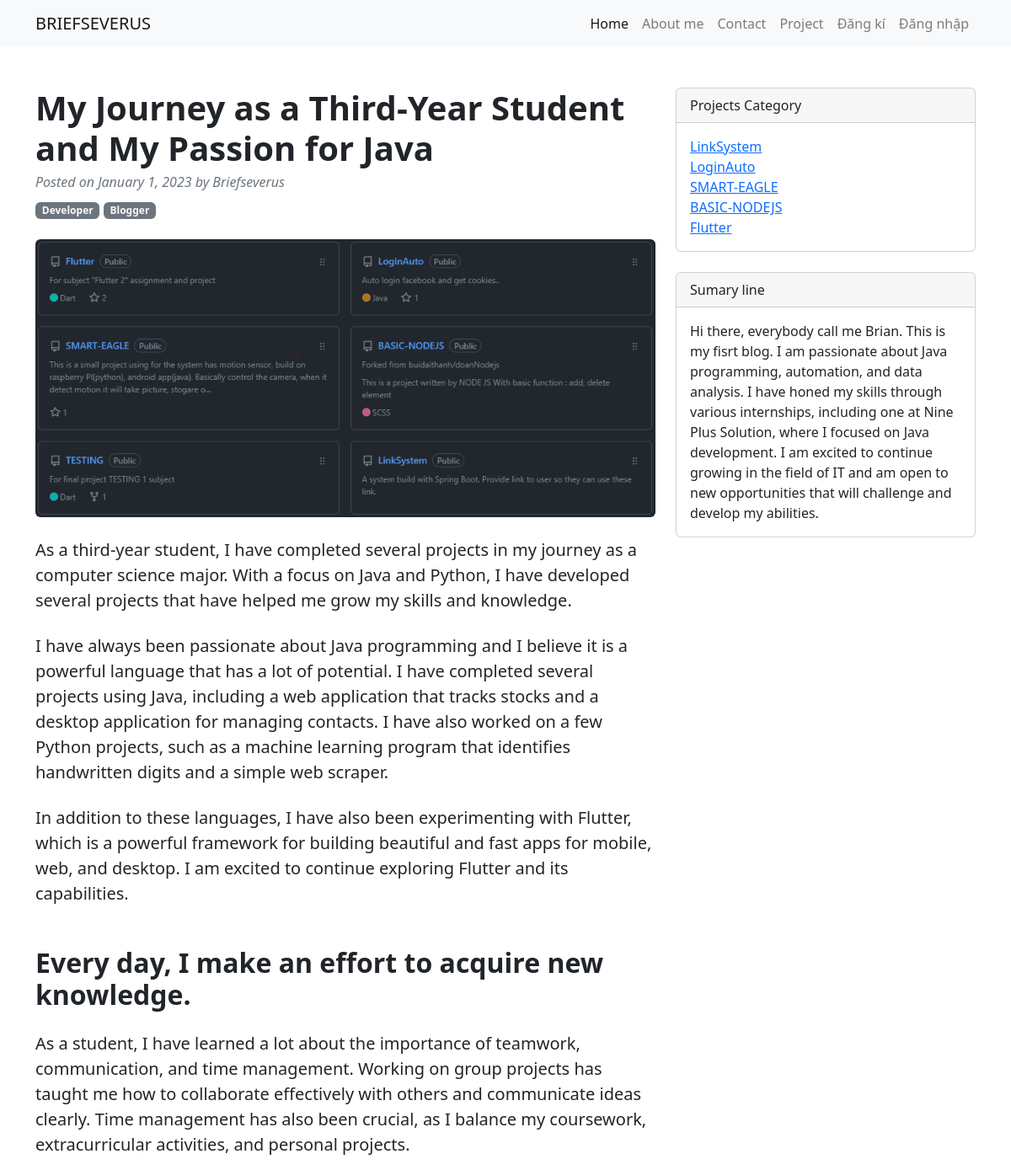
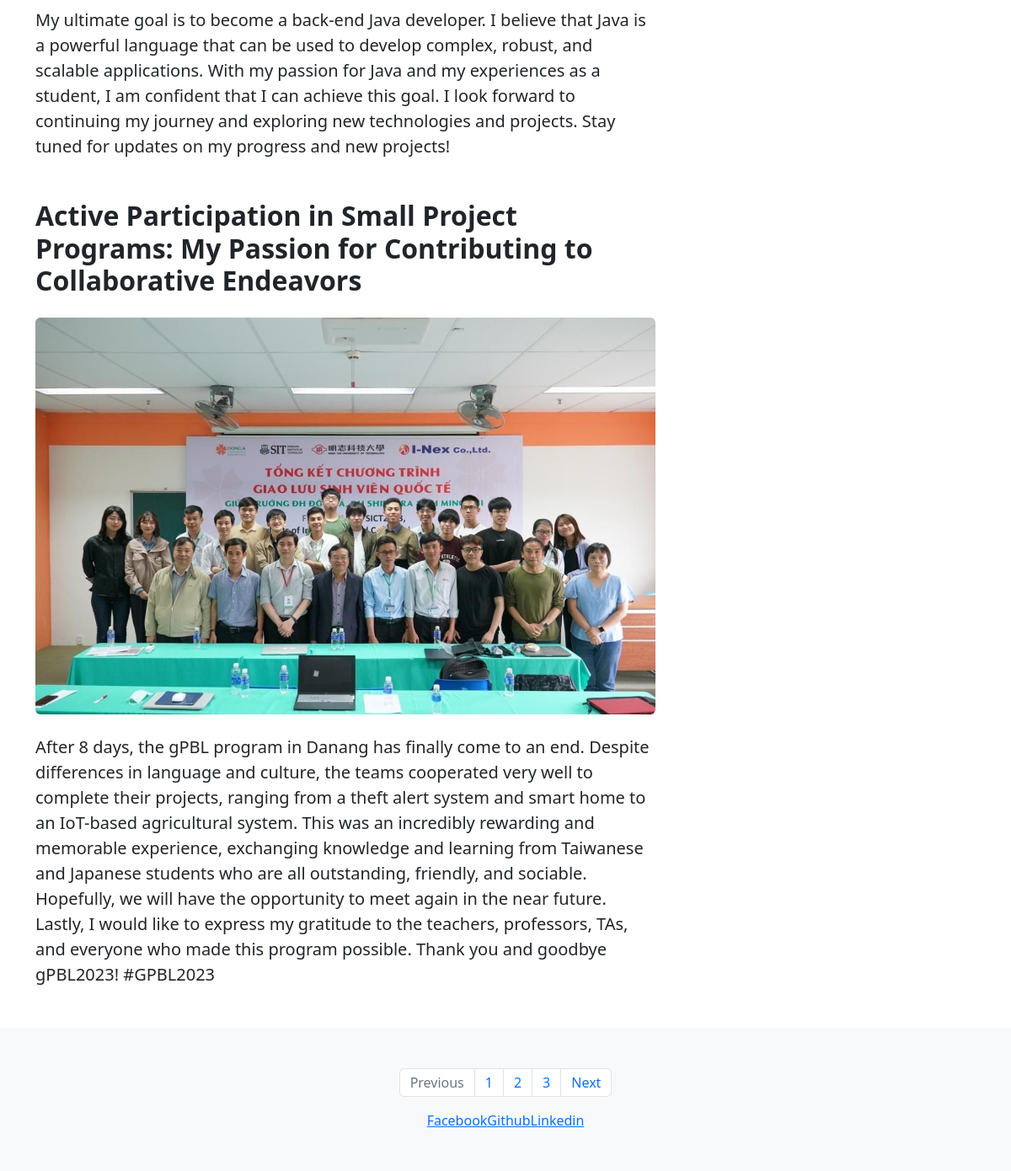
The page / on the database its author committed (2 pictures, top to bottom).
### project/models.py (models this page shows)
class pro(models.Model):
    title = models.CharField(max_length=100)
    body = models.TextField()
    language = models.TextField()
    link = models.TextField()
    imgLink = models.CharField(max_length=2550, default='default-image.jpg')
    date = models.DateTimeField(auto_now_add=True)

### home/views.py (the view)
# urls.py: path('', views.index),
def index(request):
    Data = {'Pro': pro.objects.all().order_by('language')}
    return render(request, 'pages/home.html', Data)

### home/templates/pages/home.html (shortened to what this page needs)
{% extends "pages/base.html" %}
 {% load static %}
{% block content %}
<div class="container mt-5">
            <div class="row">
                <div class="col-lg-8">
                    <article>
                        <header class="mb-4">
                            <h1 class="fw-bolder mb-1"> My Journey as a Third-Year Student and My Passion for Java</h1>
                            <div class="text-muted fst-italic mb-2">Posted on January 1, 2023 by Briefseverus</div>
                            <a class="badge bg-secondary text-decoration-none link-light" href="#!">Developer</a>
                            <a class="badge bg-secondary text-decoration-none link-light" href="#!">Blogger</a>
                        </header>
<figure class="mb-4"><img class="img-fluid rounded" src="{% static 'images/1.PNG' %}" alt="..." /></figure>
                        <section class="mb-5">
                            <p class="fs-5 mb-4">As a third-year student, I have completed several projects in my journey as a computer science major. With a focus on Java and Python, I have developed several projects that have helped me grow my skills and knowledge.</p>
                            <p class="fs-5 mb-4">I have always been passionate about Java programming and I believe it is a powerful language that has a lot of potential. I have completed several projects using Java, including a web application that tracks stocks and a desktop application for managing contacts. I have also worked on a few Python projects, such as a machine learning program that identifies handwritten digits and a simple web scraper.</p>
                            <p class="fs-5 mb-4">In addition to these languages, I have also been experimenting with Flutter, which is a powerful framework for building beautiful and fast apps for mobile, web, and desktop. I am excited to continue exploring Flutter and its capabilities.</p>
                            <h2 class="fw-bolder mb-4 mt-5">Every day, I make an effort to acquire new knowledge.</h2>
                            <p class="fs-5 mb-4">As a student, I have learned a lot about the importance of teamwork, communication, and time management. Working on group projects has taught me how to collaborate effectively with others and communicate ideas clearly. Time management has also been crucial, as I balance my coursework, extracurricular activities, and personal projects.</p>
                            <p class="fs-5 mb-4">My ultimate goal is to become a back-end Java developer. I believe that Java is a powerful language that can be used to develop complex, robust, and scalable applications. With my passion for Java and my experiences as a student, I am confident that I can achieve this goal.
I look forward to continuing my journey and exploring new technologies and projects. Stay tuned for updates on my progress and new projects!</p>
                        </section>
                                                    <h2 class="fw-bolder mb-4 mt-5">Active Participation in Small Project Programs: My Passion for Contributing to Collaborative Endeavors</h2>
                        <figure class="mb-4"><img class="img-fluid rounded" src="{% static 'images/2.PNG' %}" alt="..." /></figure>
                        <section class="mb-5">
                            <p class="fs-5 mb-4">After 8 days, the gPBL program in Danang has finally come to an end. Despite differences in language and culture, the teams cooperated very well to complete their projects, ranging from a theft alert system and smart home to an IoT-based agricultural system.
This was an incredibly rewarding and memorable experience, exchanging knowledge and learning from Taiwanese and Japanese students who are all outstanding, friendly, and sociable. Hopefully, we will have the opportunity to meet again in the near future.
Lastly, I would like to express my gratitude to the teachers, professors, TAs, and everyone who made this program possible.
Thank you and goodbye gPBL2023! #GPBL2023</p>
                        </section>
                    </article>
                </div>
                <div class="col-lg-4">
                    <div class="card mb-4">
                        <div class="card-header"> Projects Category</div>
                        <div class="card-body">
                            <div class="row">
                                <div class="col-sm-6">
                                    <ul class="list-unstyled mb-0">
                                          {% for pro in Pro %}
                                        <li><a href="/projects">{{pro.title}}</a></li>
                                         {% endfor %}
                                    </ul>
                                </div>
                            </div>
                        </div>
                    </div>
                    <div class="card mb-4">
                        <div class="card-header">Sumary line</div>
                        <div class="card-body">Hi there, everybody call me Brian. This is my fisrt blog. I am passionate about Java programming, automation, and data analysis. I have honed my skills through various internships, including one at Nine Plus Solution, where I focused on Java development. I am excited to continue growing in the field of IT and am open to new opportunities that will challenge and develop my abilities.</div>
                    </div>
                </div>
            </div>
        </div>
{% endblock %}

### home/templates/pages/base.html (shortened to what this page needs)
<!DOCTYPE html>
<html lang="en">
<head>
   {% load static %}
<link rel="stylesheet" href="https://cdn.jsdelivr.net/npm/bootstrap@4.0.0/dist/css/bootstrap.min.css">
</head>
<body>
 <nav class="navbar navbar-expand-lg navbar-light bg-light">
            <div class="container">
                <a class="navbar-brand" href="/">BRIEFSEVERUS</a>
              <ul class="navbar-nav ms-auto mb-2 mb-lg-0">
  <li class="nav-item"><a class="nav-link " href="/">Home</a></li>
  <li class="nav-item"><a class="nav-link" href="/information">About me</a></li>
  <li class="nav-item"><a class="nav-link" href="/contact">Contact</a></li>
  <li class="nav-item"><a class="nav-link" href="/projects">Project</a></li>
                   {% if user.username %}
  <li class="nav-item"><a class="nav-link" >Xin chào {{user.username}}</a></li>
        <li class="nav-item"><a href="{% url 'logout' %}"  class="nav-link" >Đăng xuất</a></li>
                {% else %}
                    <li class="nav-item"><a href="{% url 'register' %}"  class="nav-link" >Đăng kí</a></li> <li class="nav-item"><a href="{% url 'login' %}"  class="nav-link" >Đăng nhập</a></li>
                {% endif %}
        </div>
        </nav>
                {% block content %}
                {% endblock %}
<footer class="py-5 bg-light" style="
  bottom: 0;
  left: 0;
  width: 100%;
  color: #fff;
  padding: 10px;
  ">
    <nav aria-label="Page navigation example">
  <ul class="pagination justify-content-center">
    <li class="page-item disabled">
      <a class="page-link" href="#" tabindex="-1">Previous</a>
    </li>
    <li class="page-item"><a class="page-link" href="/" >1</a></li>
    <li class="page-item"><a class="page-link"  href="/information">2</a></li>
    <li class="page-item"><a class="page-link" href="/projects">3</a></li>
    <li class="page-item">
      <a class="page-link" href="#">Next</a>
    </li>
  </ul>
</nav>
    <div class="container-fluid" style=" display: flex;
  justify-content: center;">
        <a href="https://www.facebook.com/LelouchSeverus/"  target="_blank" >Facebook    </a>      <a href="https://github.com/Briefseverus"  target="_blank">Github    <a href="https://www.linkedin.com/in/briefseverus/"  target="_blank">Linkedin</a>
    </div>
</footer>
</body>
</html>

### rows shown on the page
pro: title "LinkSystem"
pro: title "LoginAuto"
pro: title "SMART-EAGLE"
pro: title "BASIC-NODEJS"
pro: title "Flutter"
